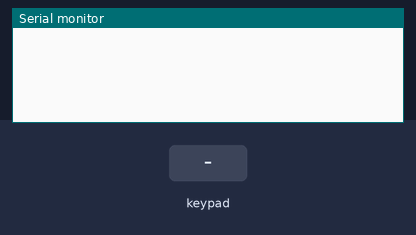
Recording of a sketch running on a simulated ESP32. On the bench: the last lines printed to the serial monitor. Inputs (shaded band) come from the test bench.

Above: at 1.2 s.
1.3 s: key '1' pressed
At 1.7 s:
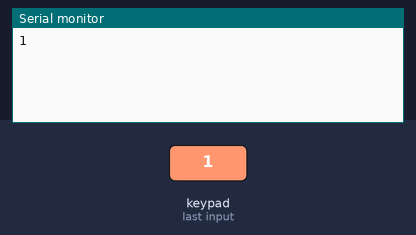
2.8 s: keypad keys 1 3 1 2 1 4 2 7 # pressed 0.4 s apart
At 6.7 s:
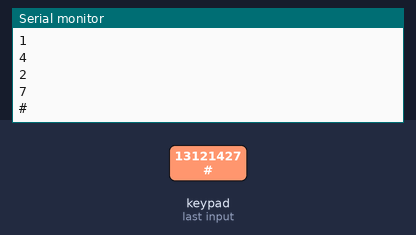
7.9 s: key '*' pressed
At 9.1 s:
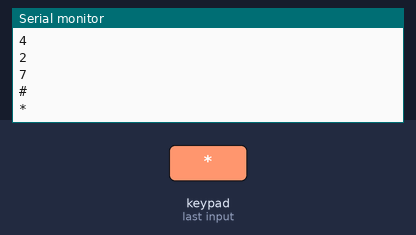
9.4 s: keypad keys 2 6 2 5 3 3 pressed 0.4 s apart
At 11.7 s:
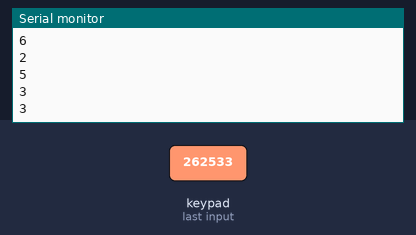
Timing chart, 0 to 13.2 s (numbered marks = the images above; inputs shaded):
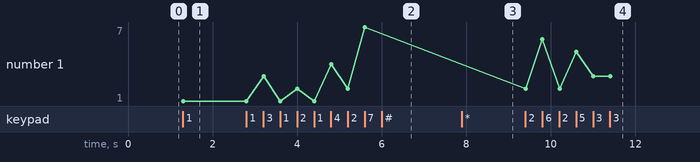

Measured:
- after the input at 1.3 s, the serial monitor: prints a new line at once (image 1)
- after the input at 2.8 s, the serial monitor: prints a new line after 0.41 s (image 2)
- after the input at 7.9 s, the serial monitor: prints a new line at once (image 3)
- after the input at 9.4 s, the serial monitor: prints a new line at once (image 4)
- plotted number 1: 1 → 7 after the input at 2.8 s, 7 → 3 after the input at 9.4 s

The sketch:

6_Membrane_keyboard.ino
```cpp
//INFORMACJE PODSTAWOWE
//Program: Obsluga klawiatury membranowej z 12 przyciskami 0-9 * #
//Autor: Paweł Bartkiewicz
//mail: 15g.pawel.bart@gmail.com

//INFORMACJE DODATKOWE
// biblioteke nalezy zainstalowac
// Keypad by Mark Stanley, Alexander Brevig

//LOGIKA
// pierwsze 4 piny to rzedy
// pozostale 3 piny to kolumny

#include <Keypad.h>

const byte ROWS = 4;
const byte COLS = 3;

byte rowPins[ROWS] = {13, 12, 14, 27};
byte colPins[COLS] = {26, 25, 33};

char keys[ROWS][COLS] = {
  {'1','2','3'},
  {'4','5','6'},
  {'7','8','9'},
  {'*','0','#'},
};

// funkcja Keypad() przyjmuje argumenty typu char, byte, byte, byte, byte
Keypad keyboard = Keypad(makeKeymap(keys), rowPins, colPins, ROWS, COLS);

void setup() {

  Serial.begin(115200);
}

void loop() {

  char KKey = keyboard.getKey();

  if(KKey){
    Serial.println(KKey);
  }
}
```
